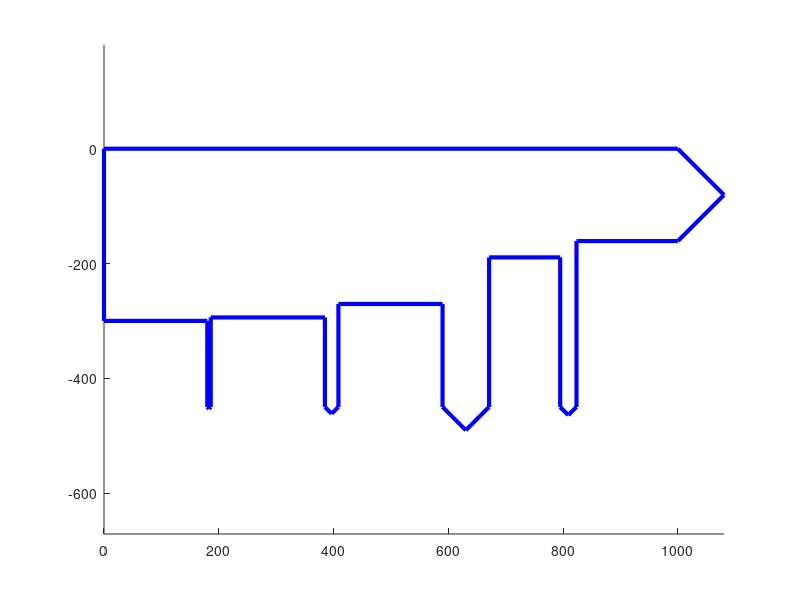

MATLAB code for this plot:
clear
close all
clc
###################################################################
% Simple Sankey Diagram Generator, See sankey.pdf for info
###################################################################
% User inputs:
W_0 = 300; % Input power [W]
L = (10/3) * W_0; % Horizontal span of diagram
efficiency = [0.98,0.92,0.7,0.85]; % Efficiencies of the different processes
###################################################################

% Calculated initial variables
n = length(efficiency); % Amount of (lossful) processes in the system
L_0 = 0.18 * L; % Fixed length before first processes
H_0 = W_0 / 2; % Initial arrow height declaration;

% Calculating first system variables (index = 1)
W_i = efficiency(1) * W_0;
W = [W_i];

Ls = [(1 * (L - L_0) )/n];

t_i = W_0 - W(1);
t = [t_i];

H = [H_0 + t_i];

DataValues = [W;Ls;t;H];

% Calculating first (unique) points (index = 1)
a = [ 0 ; 0 ];
b = [ 0 ; -W_0 ];
c = [ L_0 ; -W_0 ];
d = [ L_0 ; -W_0 - H_0 ];

e = [L_0 + t_i ; -W_0 - H_0 ];
f = [L_0 + ( t_i / 2 ) ; -W_0 - H_0 - ( t_i / 2 )];
g = [L_0 + t_i ; -W_i ];

q = [ L ; 0];

% Declaring sequence points (index > 1)
h = [;];
j = [;];
k = [;];
l = [;];
m = [;];
p = [;];

% Create the matrix to be plotted later
DiagramPoints = [a,b,c,d,f,e,g];


if n > 1
 for i = 2:n

   % Calculating system variables 
   W_i = efficiency(i) * W(i-1);
   L_i = (i * (L - L_0) )/n;
   t_i = W(i-1) - W_i;
   H_i = H(i-1) + t_i;
   % Storing
   W = [W,W_i];
   Ls = [Ls,L_i];
   t = [t,t_i];
   H = [H,H_i];

   DataValue = [W_i;L_i;t_i;H_i];
   DataValues = [DataValues,DataValue]; % Handy matrix to return
      
  end
  % Calcutating the point coordinates
  
  for i = 2:n
   i = i-1;
   % Calculating sequence points (index > 1)
   h_i = [ L_0 + Ls(i) ; -W(i) ];
   j_i = [ L_0 + Ls(i) ; -W(i) - H(i) ];
   k_i = [ L_0 + Ls(i) + t(i+1) ; -W(i) - H(i) ];
   l_i = [ L_0 + Ls(i) + ( t(i+1) / 2 ) ; -W(i) - H(i) - ( t(i+1) / 2 ) ];
   m_i = [ L_0 + Ls(i) + t(i+1) ; -W(i+1) ];
   p_i = [ L_0 + Ls(i+1) ; -W(i+1) ];
   % Storing
   h = [h,h_i];
   j = [j,j_i];
   k = [k,k_i];
   l = [l,l_i];
   m = [m,m_i];
   p = [p,p_i];
   DiagramPoints = [DiagramPoints,h_i,j_i,l_i,k_i,m_i,p_i]; % Adding sequence points to the point matrix
   
   if i == n-1
   % Calculating final point (index = n)
   r = [ L + ( W(i+1) / 2 ) ; ( -W(i+1) / 2 ) ];
   DiagramPoints = [DiagramPoints,r,q,a]; % Adding the final point to the point matrix
   end
  end
end

% Calculating total system efficiency
SystemEfficiency = 1;
for i = 1:n
  SystemEfficiency = SystemEfficiency * efficiency(i);
 end
SystemEfficiency % Return system efficiency

% Plotting the diagram 
figure
hold on
plot(DiagramPoints(1,1:length(DiagramPoints(1,:))),DiagramPoints(2,1:length(DiagramPoints(1,:))),'b', "linewidth", 3)
axis equal
hold off
